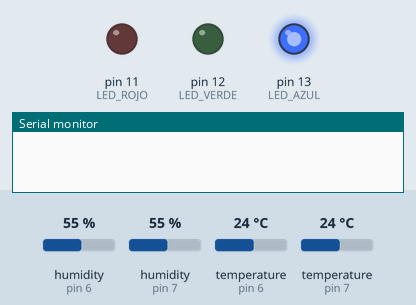
Simulated run of this sketch. Board: Arduino Uno, built with avr-gcc and run on an emulated ATmega328P. On the bench: output pins drawn as LEDs (lit = HIGH), the last lines printed to the serial monitor. The test bench sets the inputs (shaded band); at power-on: humidity (sensors on pin 6, pin 7) 55 %, temperature (sensors on pin 6, pin 7) 24 °C.

Above: at 0.1 s.
At 6.1 s:
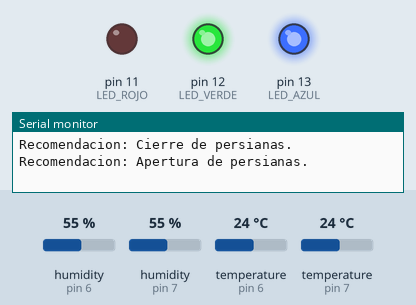
Timing chart, 0 to 7.6 s (numbered marks = the images above):
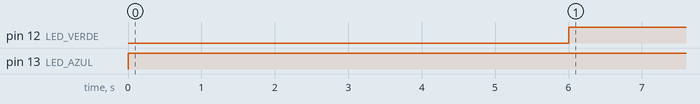

The sketch:

DHT11_SIHD_P_REZ_ALEJANDRO.ino
```cpp
//IES LAS FUENTEZUELAS
//ALEJANDRO PÉREZ ARANDA

#include <dht_nonblocking.h>                                                                                //LIBRERIA DEL SENSOR DHT.
#define DHT_SENSOR_TYPE DHT_TYPE_11                                                                         //DEFINIMOS MODELO DEL SENSOR.

static const int DHT_SENSOR_PIN = 7;                                                                        //PIN DE DATOS DEL SENSOR.
DHT_nonblocking dht_sensor( DHT_SENSOR_PIN, DHT_SENSOR_TYPE );

static const int DHT1_SENSOR_PIN = 6;                                                                        //PIN DE DATOS DEL SENSOR 2.
DHT_nonblocking dht_sensor1( DHT1_SENSOR_PIN, DHT_SENSOR_TYPE );

void setup( ){
  Serial.begin( 9600);                                                                                       //COMUNICACIÓN CON EL PUERTO SERIE.
  pinMode(13, OUTPUT);                                                                                       //LED AZUL (FUNCIONA EL SISTEMA).
  pinMode(12, OUTPUT);                                                                                       //LED VERDE.
  pinMode(11, OUTPUT);                                                                                       //LED ROJO.
}


static bool measure_environment1( float *temperature, float *humidity ){                                     //RECOGEMOS DATOS DE TEMPERATURA DEL SENSOR 2.
  static unsigned long measurement_timestamp1 = millis( );

  if( millis( ) - measurement_timestamp1 > 3000ul )
  {
    if( dht_sensor1.measure( temperature, humidity ) == true )
    {
      measurement_timestamp1 = millis( );
      return( true );
    }
  }

  return( false );
}

static bool measure_environment( float *temperature, float *humidity ){                                      //RECOGEMOS DATOS DE TEMPERATURA DEL SENSOR 1.
  static unsigned long measurement_timestamp = millis( );

  if( millis( ) - measurement_timestamp > 3000ul )
  {
    if( dht_sensor.measure( temperature, humidity ) == true )
    {
      measurement_timestamp = millis( );
      return( true );
    }
  }

  return( false );
}

void loop( ){
  digitalWrite(13, HIGH);                                                                                     //INICIAMOS LED AZUL, PARA SABER QUE EL CIRCUITO FUNCIONA.
  float temperature;                                                                                          //VARIABLE TEMPERATURA.
  float humidity;                                                                                             //VARIABLE HUMEDAD.

  if( measure_environment( &temperature, &humidity ) < measure_environment1(&temperature, &humidity)){        //DHT1 < DHT2 = CIERRE DE PERSIANAS.
    digitalWrite(12, LOW);                                                                                    //LED VERDE APAGADO.
    digitalWrite(11, HIGH);                                                                                   //LED ROJO ENCENDIDO.
    Serial.println("Recomendacion: Cierre de persianas.");
  }

  if( measure_environment( &temperature, &humidity ) > measure_environment1(&temperature, &humidity)){        //DHT1 > DHT2 = APERTURA DE PERSIANAS.
    digitalWrite(11, LOW);                                                                                    //LED ROJO APAGADO.
    digitalWrite(12, HIGH);                                                                                   //LED VERDE ENCENDIDO.
    Serial.println("Recomendacion: Apertura de persianas.");
  }

  if( measure_environment( &temperature, &humidity ) > measure_environment1(&temperature, &humidity)){        //DHT1 == DHT2 = MISMA TEMPERATURA
    digitalWrite(11, HIGH);                                                                                   //LED ROJO ENCENDIDO.
    digitalWrite(12, HIGH);                                                                                   //LED VERDE ENCENDIDO.
    Serial.println("Misma temperatura.");
   }

}
```

Measured:
- by itself, pin 12 (LED_VERDE): LOW → HIGH at 6.0 s
- by itself, pin 13 (LED_AZUL): LOW → HIGH at 0.00 s
